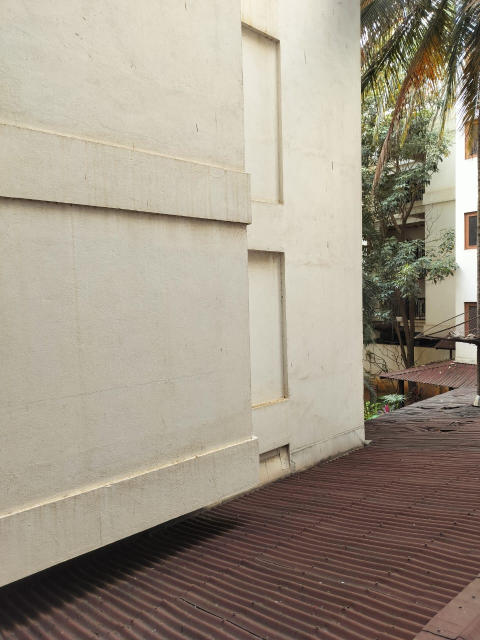
#> input picture stitch1.jpeg, 960 x 1280 px (shown at 1/2 size)
$ python panorama_stitching.py
#> lines starting #> are read from the running program, lines starting #| are printed output that depends on the picture
import cv2
import numpy as np

image_names = ['stitch1.jpeg', 'stitch2.jpeg', 'stitch3.jpeg', 'stitch4.jpeg', 'stitch5.jpeg', 'stitch6.jpeg']
sift_obj = cv2.SIFT_create()

images = []
images_with_keypoints = []
keypoints_list = []
descriptors_list = []

for i, name in enumerate(image_names):
    image = cv2.imread(name)
#> image is the input picture: shape (1280, 960, 3); mean B, G, R 135.3, 150.4, 160
    if image is None:
        print(f"Error loading image: {image}")
        continue
    keypoints, descriptors = sift_obj.detectAndCompute(image, None)
#> keypoints = 3595 keypoints; strongest (x, y, size): (808, 58, 2), (806, 50, 2.3), (795, 107, 2.1), (757, 35, 1.8)
    image_with_keypoints = cv2.drawKeypoints(image, keypoints, None, (0, 0, 255), flags=cv2.DrawMatchesFlags_DEFAULT)
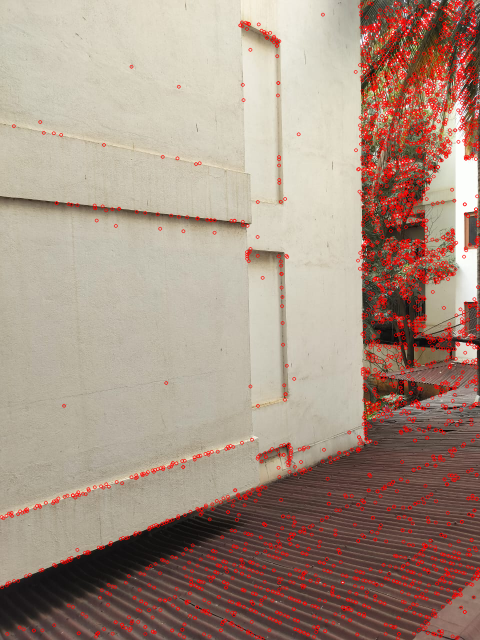
#> image_with_keypoints: shape (1280, 960, 3) (shown at 1/2 size); mean B, G, R 130.6, 144.7, 167.3
    images.append(image)
    images_with_keypoints.append(image_with_keypoints)
    keypoints_list.append(keypoints)
    descriptors_list.append(descriptors)
    image_with_keypoints = cv2.resize(image_with_keypoints, (600, 600))
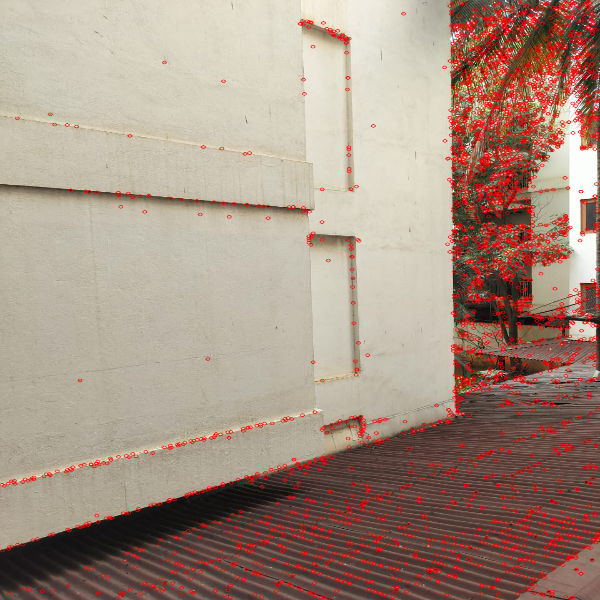
#> image_with_keypoints: shape (600, 600, 3); mean B, G, R 130.5, 144.6, 167.2
    cv2.imshow(f'Image {i + 1} with keypoints drawn on it', image_with_keypoints)
    cv2.waitKey(0)
    cv2.imwrite(f"Output_Images_panorama/Image_{i + 1}_with_keypoints_drawn_on_it.jpg", image_with_keypoints)
#> pass 2 of the loop `for i, name in enumerate(image_names):`:
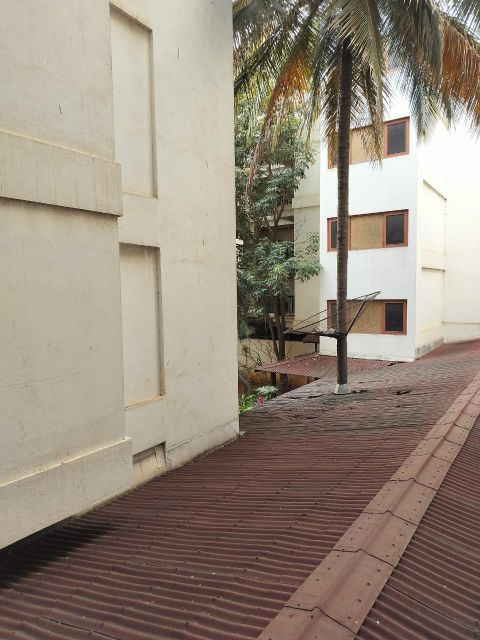
#> input picture stitch2.jpeg, 960 x 1280 px (shown at 1/2 size)
#> image is the input picture: shape (1280, 960, 3); mean B, G, R 123.7, 137.5, 150
#> keypoints = 3852 keypoints; strongest (x, y, size): (711, 168, 1.8), (715, 153, 1.9), (546, 70, 2.1), (561, 58, 2.1)
#> `image_with_keypoints = cv2.drawKeypoints(image, keypoints, None, (0, 0..`:
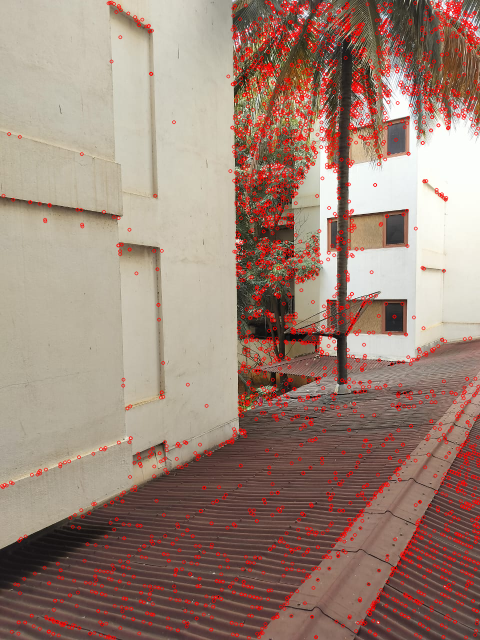
#> image_with_keypoints: shape (1280, 960, 3) (shown at 1/2 size); mean B, G, R 118.5, 131.4, 157.6
#> `image_with_keypoints = cv2.resize(image_with_keypoints, (600, 600))`:
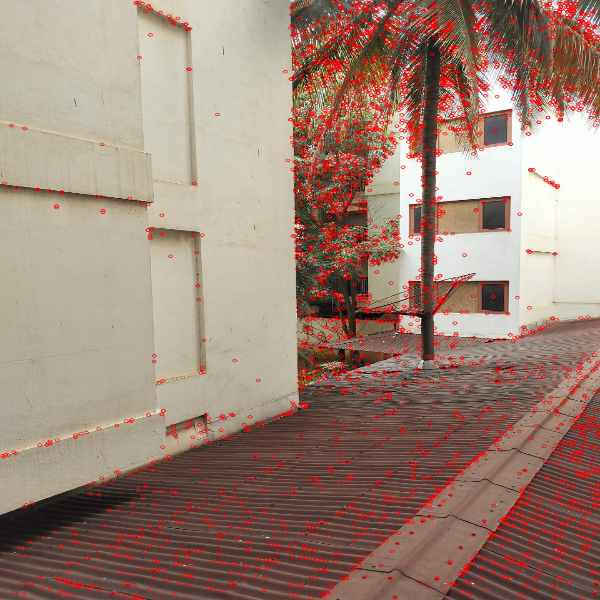
#> image_with_keypoints: shape (600, 600, 3); mean B, G, R 118.4, 131.3, 157.5
#> pass 3 of the loop `for i, name in enumerate(image_names):`:
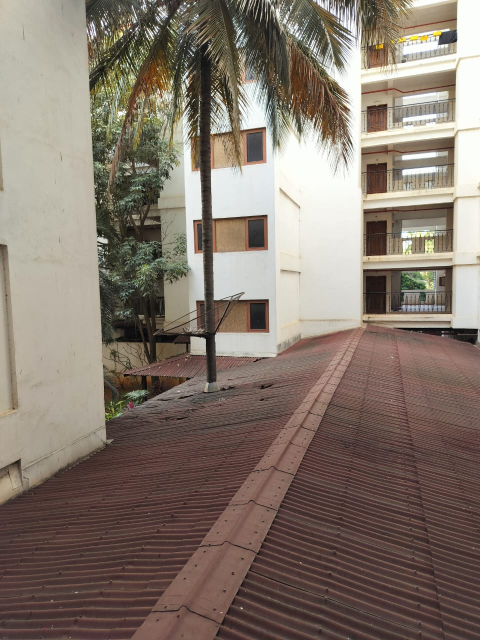
#> input picture stitch3.jpeg, 960 x 1280 px (shown at 1/2 size)
#> image is the input picture: shape (1280, 960, 3); mean B, G, R 108.6, 119.3, 132
#> keypoints = 5819 keypoints; strongest (x, y, size): (886, 664, 1.8), (386, 111, 2.1), (424, 173, 1.9), (372, 130, 1.9)
#> `image_with_keypoints = cv2.drawKeypoints(image, keypoints, None, (0, 0..`:
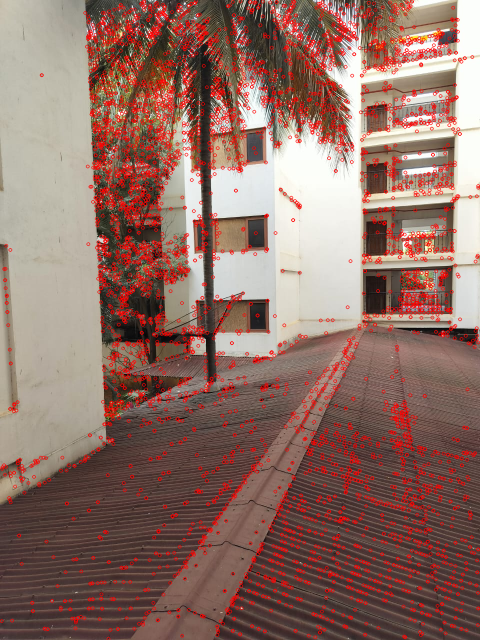
#> image_with_keypoints: shape (1280, 960, 3) (shown at 1/2 size); mean B, G, R 101, 110.5, 143.8
#> `image_with_keypoints = cv2.resize(image_with_keypoints, (600, 600))`:
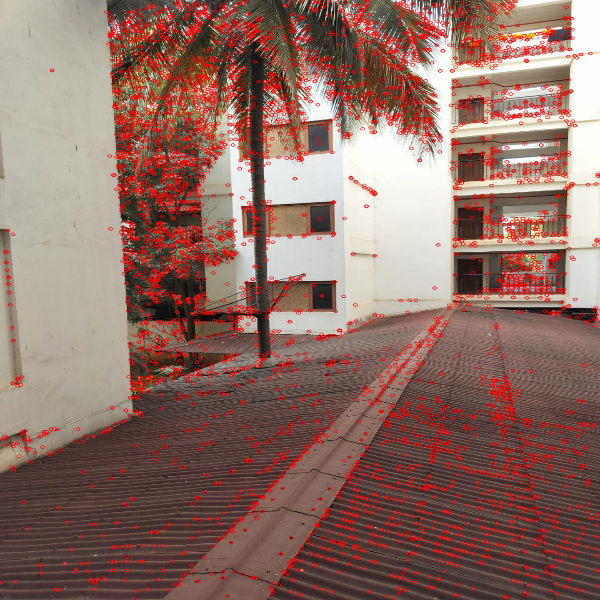
#> image_with_keypoints: shape (600, 600, 3); mean B, G, R 100.9, 110.4, 143.7
#> the loop made 6 passes; the first 3 are shown

cv2.destroyAllWindows()
stitcher = cv2.Stitcher_create()
status, stitched_image = stitcher.stitch(images)
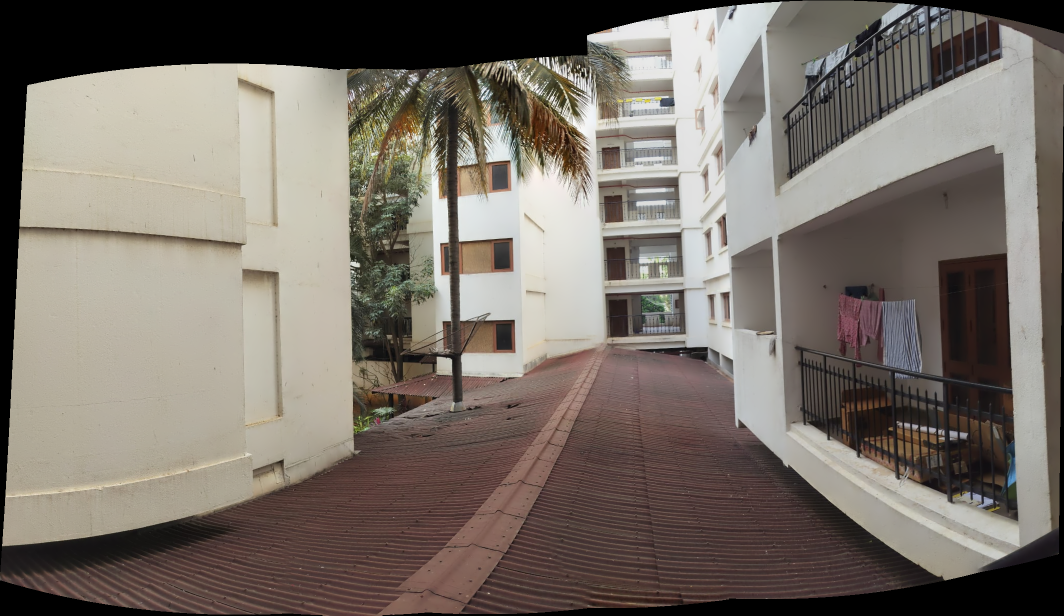
#> stitched_image: shape (1231, 2128, 3) (shown at 1/2 size); mean of channels 0, 1, 2 105.3, 113.2, 121.2; drawn as B, G, R
stitched_image = cv2.resize(stitched_image, (600, 600))
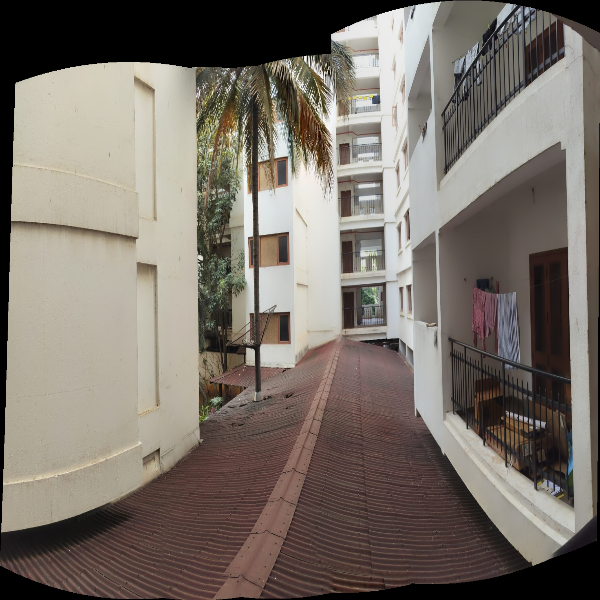
#> stitched_image: shape (600, 600, 3); mean of channels 0, 1, 2 105.2, 113.2, 121.2; drawn as B, G, R
cv2.imshow('Panorama Output', stitched_image)
cv2.waitKey(0)
cv2.imwrite(f"Output_Images_panorama/Panorama.jpg", stitched_image)
